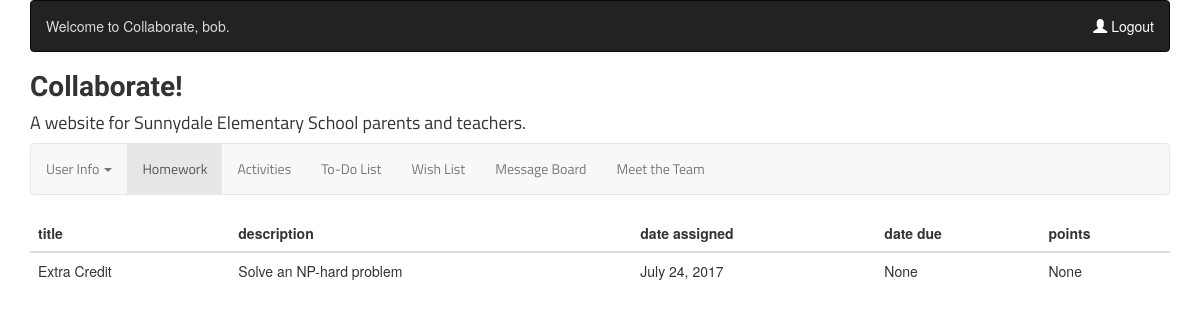
The page /homework/ (signed in) on the database its author committed.
### pta/models.py (models this page shows, shortened)
class Homework(models.Model):
    teacher = models.ForeignKey(Teacher, null=False, on_delete=models.CASCADE)
    title = models.CharField(max_length=50)
    description = models.TextField()
    date_assigned = models.DateField(default=date.today)
    due_date = models.DateField(blank=True, null=True)
    points = models.DecimalField(blank=True, null=True, max_digits=4, decimal_places=1)
    class Meta:
        verbose_name_plural = 'Homework'
        ordering = ['-date_assigned']

### pta/views.py (the view, shortened to what this page needs)
# urls.py: url(r'^homework/$', pta_views.homework, name='homework'),
@login_required()
def homework(request):
    myContext = {}
    if request.method == 'POST':
        try:
            teacher = Teacher.objects.get(user=request.user)
        except Teacher.DoesNotExist:
            teacher = None
        if not teacher:
            return HttpResponse("Permission denied")
        else:
            form = AddHomeworkForm(request.POST)
            if form.is_valid():
                print("Thinks form is valid")
                return redirect('homework')
    else:
        try:
            parental = ParentalUnit.objects.get(user=request.user)
        except ParentalUnit.DoesNotExist:
            parental = None
        if parental:
            homeworkList = Homework.objects.filter(teacher=parental.teacher)
            myContext['homeworkList'] = homeworkList
        myContext['nbar'] = 'homework'
        myContext['hwtoday'] = date.today()
    return render(request, 'pta/homework.html', myContext)

### pta/templates/pta/homework.html (shortened to what this page needs)
{% extends "pta/base.html" %}
{% load staticfiles %}
{% block content %}
    {% if homeworkList %}
        <table class="table">
            <thead>
            <tr>
                <th>title</th>
                <th>description</th>
                <th>date assigned</th>
                <th>date due</th>
                <th>points</th>
            </tr>
            </thead>
            <tbody>
            {% for hw in homeworkList %}
                <tr>
                    <td>{{ hw.title }}</td>
                    <td>{{ hw.description }}</td>
                    <td>{{ hw.date_assigned }}</td>
                    <td>{{ hw.due_date }}</td>
                    <td>{{ hw.points }}</td>
                </tr>
            {% endfor %}
            </tbody>
        </table>
    {% else %}
        There is no homework to display for this user.
    {% endif %}
{% endblock %}

### pta/templates/pta/base.html (shortened to what this page needs)
{% load staticfiles %}
<!DOCTYPE html>
<html lang="en">
<head>
    <link rel="stylesheet" href="https://maxcdn.bootstrapcdn.com/bootstrap/3.3.7/css/bootstrap.min.css">
    <link rel="stylesheet" href="{% static 'pta/styles.css' %}" />
</head>
<body>
<div class="container">
    <header>
        <div id="topHeaderRow">
            <nav class="navbar navbar-inverse">
                <div class="navbar-header">
                    <div class="navbar-text">
                        {% if user.is_authenticated %}
                            Welcome to Collaborate, {{ user.username }}.
                        {% else %}
                            Welcome to Collaborate.  Please log in.
                        {% endif %}
                    </div>
                </div>
                <div class="collapse navbar-collapse" id="topNavbar">
                    <ul class="nav navbar-nav navbar-right">
                        {% if user.is_authenticated %}
                            <li><a href="{% url 'logout' %}"><span class="glyphicon glyphicon-user"></span> Logout</a></li>
                        {% else %}
                            <li><a href="{% url 'login' %}"><span class="glyphicon glyphicon-user"></span> Login</a></li>
                            <li><a href="{% url 'signup' %}"><span class="glyphicon glyphicon-user"></span> Create an account</a></li>
                        {% endif %}
                    </ul>
                </div>
            </nav>
        </div>
    </header>
    {% if user.is_authenticated %}
        <div id="logoRow">
            <h1>Collaborate!</h1>
            <h4>A website for Sunnydale Elementary School parents and teachers.</h4>
        </div>
    {% endif %}
    <div id="mainNavigationRow">
        <nav class="navbar navbar-default">
            <ul class="nav navbar-nav">
                <li class="{% if nbar == 'home' %}active dropdown{% endif %}">
                    <a class="dropdown-toggle" data-toggle="dropdown" href="#">User Info
                        <span class="caret"></span></a>
                </li>
                <li class="{% if nbar == 'homework' %}active{% endif %}"><a href="{% url 'homework' %}">Homework</a></li>
                <li><a href="#">Activities</a></li>
                <li class="{% if nbar == 'todo' %}active{% endif %}"><a href="{% url 'todo' %}">To-Do List</a></li>
                <li class="{% if nbar == 'wishlist' %}active{% endif %}"><a href="{% url 'wishlist' %}">Wish List</a></li>
                <li><a href="#">Message Board</a></li>
                <li class="{% if nbar == 'meettheteam' %}active{% endif %}"><a href="{% url 'meettheteam' %}">Meet the Team</a></li>
            </ul>
        </nav>
    </div>
    {% block content %}
    {% endblock %}
</div>
</body>
</html>

### pta/static/pta/styles.css (style rules this page uses)
div#logoRow h1 { font-family: 'Sriracha', cursive; font-size: 2em; font-weight: bold; margin-top: 0; }
div#mainNavigationRow nav ul, h2, h3, h4, .titillium { font-family: 'Titillium Web', sans-serif; }
div#topHeaderRow div.navbar-text { color: #dbdbdb; }
div#topHeaderRow a { color: white; text-decoration: none; }

### rows shown on the page
Homework: title "Extra Credit", description "Solve an NP-hard problem", date_assigned "July 24, 2017", due_date "None", points "None"

### other values the page prints
{{ user.username }} "bob"
